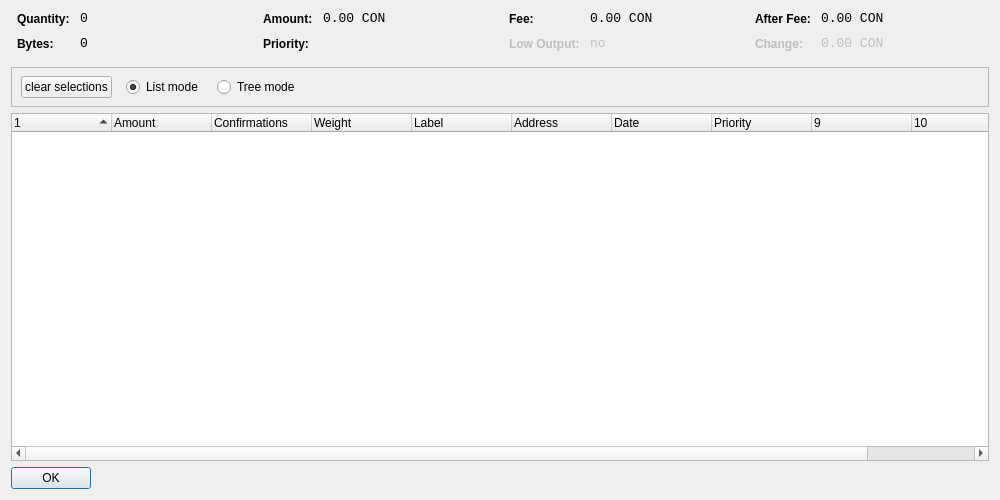
<?xml version="1.0" encoding="UTF-8"?>
<ui version="4.0">
 <class>CoinControlDialog</class>
 <widget class="QDialog" name="CoinControlDialog">
  <property name="geometry">
   <rect>
    <x>0</x>
    <y>0</y>
    <width>1000</width>
    <height>500</height>
   </rect>
  </property>
  <property name="windowTitle">
   <string>Coin Control</string>
  </property>
  <layout class="QVBoxLayout" name="verticalLayout">
   <item>
    <layout class="QHBoxLayout" name="horizontalLayoutTop" stretch="0,0,0,0">
     <property name="topMargin">
      <number>0</number>
     </property>
     <property name="bottomMargin">
      <number>10</number>
     </property>
     <item>
      <layout class="QFormLayout" name="formLayoutCoinControl1">
       <property name="horizontalSpacing">
        <number>10</number>
       </property>
       <property name="verticalSpacing">
        <number>10</number>
       </property>
       <property name="leftMargin">
        <number>6</number>
       </property>
       <property name="rightMargin">
        <number>6</number>
       </property>
       <item row="0" column="0">
        <widget class="QLabel" name="labelCoinControlQuantityText">
         <property name="styleSheet">
          <string notr="true">font-weight:bold;</string>
         </property>
         <property name="text">
          <string>Quantity:</string>
         </property>
        </widget>
       </item>
       <item row="0" column="1">
        <widget class="QLabel" name="labelCoinControlQuantity">
         <property name="font">
          <font>
           <family>Monospace</family>
           <pointsize>10</pointsize>
          </font>
         </property>
         <property name="cursor">
          <cursorShape>IBeamCursor</cursorShape>
         </property>
         <property name="contextMenuPolicy">
          <enum>Qt::ActionsContextMenu</enum>
         </property>
         <property name="text">
          <string notr="true">0</string>
         </property>
         <property name="textInteractionFlags">
          <set>Qt::LinksAccessibleByMouse|Qt::TextSelectableByKeyboard|Qt::TextSelectableByMouse</set>
         </property>
        </widget>
       </item>
       <item row="1" column="0">
        <widget class="QLabel" name="labelCoinControlBytesText">
         <property name="styleSheet">
          <string notr="true">font-weight:bold;</string>
         </property>
         <property name="text">
          <string>Bytes:</string>
         </property>
        </widget>
       </item>
       <item row="1" column="1">
        <widget class="QLabel" name="labelCoinControlBytes">
         <property name="font">
          <font>
           <family>Monospace</family>
           <pointsize>10</pointsize>
          </font>
         </property>
         <property name="cursor">
          <cursorShape>IBeamCursor</cursorShape>
         </property>
         <property name="contextMenuPolicy">
          <enum>Qt::ActionsContextMenu</enum>
         </property>
         <property name="text">
          <string notr="true">0</string>
         </property>
         <property name="textInteractionFlags">
          <set>Qt::LinksAccessibleByMouse|Qt::TextSelectableByKeyboard|Qt::TextSelectableByMouse</set>
         </property>
        </widget>
       </item>
      </layout>
     </item>
     <item>
      <layout class="QFormLayout" name="formLayoutCoinControl2">
       <property name="horizontalSpacing">
        <number>10</number>
       </property>
       <property name="verticalSpacing">
        <number>10</number>
       </property>
       <property name="leftMargin">
        <number>6</number>
       </property>
       <property name="rightMargin">
        <number>6</number>
       </property>
       <item row="0" column="0">
        <widget class="QLabel" name="labelCoinControlAmountText">
         <property name="styleSheet">
          <string notr="true">font-weight:bold;</string>
         </property>
         <property name="text">
          <string>Amount:</string>
         </property>
        </widget>
       </item>
       <item row="0" column="1">
        <widget class="QLabel" name="labelCoinControlAmount">
         <property name="font">
          <font>
           <family>Monospace</family>
           <pointsize>10</pointsize>
          </font>
         </property>
         <property name="cursor">
          <cursorShape>IBeamCursor</cursorShape>
         </property>
         <property name="contextMenuPolicy">
          <enum>Qt::ActionsContextMenu</enum>
         </property>
         <property name="text">
          <string notr="true">0.00 CON</string>
         </property>
         <property name="textInteractionFlags">
          <set>Qt::LinksAccessibleByMouse|Qt::TextSelectableByKeyboard|Qt::TextSelectableByMouse</set>
         </property>
        </widget>
       </item>
       <item row="1" column="0">
        <widget class="QLabel" name="labelCoinControlPriorityText">
         <property name="styleSheet">
          <string notr="true">font-weight:bold;</string>
         </property>
         <property name="text">
          <string>Priority:</string>
         </property>
        </widget>
       </item>
       <item row="1" column="1">
        <widget class="QLabel" name="labelCoinControlPriority">
         <property name="font">
          <font>
           <family>Monospace</family>
           <pointsize>10</pointsize>
          </font>
         </property>
         <property name="cursor">
          <cursorShape>IBeamCursor</cursorShape>
         </property>
         <property name="contextMenuPolicy">
          <enum>Qt::ActionsContextMenu</enum>
         </property>
         <property name="text">
          <string/>
         </property>
         <property name="textInteractionFlags">
          <set>Qt::LinksAccessibleByMouse|Qt::TextSelectableByKeyboard|Qt::TextSelectableByMouse</set>
         </property>
        </widget>
       </item>
      </layout>
     </item>
     <item>
      <layout class="QFormLayout" name="formLayoutCoinControl3">
       <property name="horizontalSpacing">
        <number>10</number>
       </property>
       <property name="verticalSpacing">
        <number>10</number>
       </property>
       <property name="leftMargin">
        <number>6</number>
       </property>
       <property name="rightMargin">
        <number>6</number>
       </property>
       <item row="0" column="0">
        <widget class="QLabel" name="labelCoinControlFeeText">
         <property name="styleSheet">
          <string notr="true">font-weight:bold;</string>
         </property>
         <property name="text">
          <string>Fee:</string>
         </property>
        </widget>
       </item>
       <item row="0" column="1">
        <widget class="QLabel" name="labelCoinControlFee">
         <property name="font">
          <font>
           <family>Monospace</family>
           <pointsize>10</pointsize>
          </font>
         </property>
         <property name="cursor">
          <cursorShape>IBeamCursor</cursorShape>
         </property>
         <property name="contextMenuPolicy">
          <enum>Qt::ActionsContextMenu</enum>
         </property>
         <property name="text">
          <string notr="true">0.00 CON</string>
         </property>
         <property name="textInteractionFlags">
          <set>Qt::LinksAccessibleByMouse|Qt::TextSelectableByKeyboard|Qt::TextSelectableByMouse</set>
         </property>
        </widget>
       </item>
       <item row="1" column="0">
        <widget class="QLabel" name="labelCoinControlLowOutputText">
         <property name="enabled">
          <bool>false</bool>
         </property>
         <property name="styleSheet">
          <string notr="true">font-weight:bold;</string>
         </property>
         <property name="text">
          <string>Low Output:</string>
         </property>
        </widget>
       </item>
       <item row="1" column="1">
        <widget class="QLabel" name="labelCoinControlLowOutput">
         <property name="enabled">
          <bool>false</bool>
         </property>
         <property name="font">
          <font>
           <family>Monospace</family>
           <pointsize>10</pointsize>
          </font>
         </property>
         <property name="cursor">
          <cursorShape>IBeamCursor</cursorShape>
         </property>
         <property name="contextMenuPolicy">
          <enum>Qt::ActionsContextMenu</enum>
         </property>
         <property name="text">
          <string notr="true">no</string>
         </property>
         <property name="textInteractionFlags">
          <set>Qt::LinksAccessibleByMouse|Qt::TextSelectableByKeyboard|Qt::TextSelectableByMouse</set>
         </property>
        </widget>
       </item>
      </layout>
     </item>
     <item>
      <layout class="QFormLayout" name="formLayoutCoinControl4">
       <property name="horizontalSpacing">
        <number>10</number>
       </property>
       <property name="verticalSpacing">
        <number>10</number>
       </property>
       <property name="leftMargin">
        <number>6</number>
       </property>
       <property name="rightMargin">
        <number>6</number>
       </property>
       <item row="0" column="0">
        <widget class="QLabel" name="labelCoinControlAfterFeeText">
         <property name="styleSheet">
          <string notr="true">font-weight:bold;</string>
         </property>
         <property name="text">
          <string>After Fee:</string>
         </property>
        </widget>
       </item>
       <item row="0" column="1">
        <widget class="QLabel" name="labelCoinControlAfterFee">
         <property name="font">
          <font>
           <family>Monospace</family>
           <pointsize>10</pointsize>
          </font>
         </property>
         <property name="cursor">
          <cursorShape>IBeamCursor</cursorShape>
         </property>
         <property name="contextMenuPolicy">
          <enum>Qt::ActionsContextMenu</enum>
         </property>
         <property name="text">
          <string notr="true">0.00 CON</string>
         </property>
         <property name="textInteractionFlags">
          <set>Qt::LinksAccessibleByMouse|Qt::TextSelectableByKeyboard|Qt::TextSelectableByMouse</set>
         </property>
        </widget>
       </item>
       <item row="1" column="0">
        <widget class="QLabel" name="labelCoinControlChangeText">
         <property name="enabled">
          <bool>false</bool>
         </property>
         <property name="styleSheet">
          <string notr="true">font-weight:bold;</string>
         </property>
         <property name="text">
          <string>Change:</string>
         </property>
        </widget>
       </item>
       <item row="1" column="1">
        <widget class="QLabel" name="labelCoinControlChange">
         <property name="enabled">
          <bool>false</bool>
         </property>
         <property name="font">
          <font>
           <family>Monospace</family>
           <pointsize>10</pointsize>
          </font>
         </property>
         <property name="cursor">
          <cursorShape>IBeamCursor</cursorShape>
         </property>
         <property name="contextMenuPolicy">
          <enum>Qt::ActionsContextMenu</enum>
         </property>
         <property name="text">
          <string notr="true">0.00 CON</string>
         </property>
         <property name="textInteractionFlags">
          <set>Qt::LinksAccessibleByMouse|Qt::TextSelectableByKeyboard|Qt::TextSelectableByMouse</set>
         </property>
        </widget>
       </item>
      </layout>
     </item>
    </layout>
   </item>
   <item>
    <widget class="QFrame" name="frame">
     <property name="minimumSize">
      <size>
       <width>0</width>
       <height>40</height>
      </size>
     </property>
     <property name="frameShape">
      <enum>QFrame::StyledPanel</enum>
     </property>
     <property name="frameShadow">
      <enum>QFrame::Sunken</enum>
     </property>
     <widget class="QWidget" name="horizontalLayoutWidget">
      <property name="geometry">
       <rect>
        <x>10</x>
        <y>0</y>
        <width>781</width>
        <height>41</height>
       </rect>
      </property>
      <layout class="QHBoxLayout" name="horizontalLayoutPanel" stretch="0,0,0,0,0">
       <property name="spacing">
        <number>14</number>
       </property>
       <item>
        <widget class="QPushButton" name="pushButtonSelectAll">
         <property name="sizePolicy">
          <sizepolicy hsizetype="Maximum" vsizetype="Fixed">
           <horstretch>0</horstretch>
           <verstretch>0</verstretch>
          </sizepolicy>
         </property>
         <property name="text">
          <string>clear selections</string>
         </property>
        </widget>
       </item>
       <item>
        <widget class="QRadioButton" name="radioListMode">
         <property name="sizePolicy">
          <sizepolicy hsizetype="Maximum" vsizetype="Fixed">
           <horstretch>0</horstretch>
           <verstretch>0</verstretch>
          </sizepolicy>
         </property>
         <property name="text">
          <string>List mode</string>
         </property>
         <property name="checked">
          <bool>true</bool>
         </property>
        </widget>
       </item>
       <item>
        <widget class="QRadioButton" name="radioTreeMode">
         <property name="sizePolicy">
          <sizepolicy hsizetype="Maximum" vsizetype="Fixed">
           <horstretch>0</horstretch>
           <verstretch>0</verstretch>
          </sizepolicy>
         </property>
         <property name="text">
          <string>Tree mode</string>
         </property>
        </widget>
       </item>
       <item>
        <spacer name="horizontalSpacer">
         <property name="orientation">
          <enum>Qt::Horizontal</enum>
         </property>
         <property name="sizeHint" stdset="0">
          <size>
           <width>40</width>
           <height>20</height>
          </size>
         </property>
        </spacer>
       </item>
      </layout>
     </widget>
    </widget>
   </item>
   <item>
    <widget class="CoinControlTreeWidget" name="treeWidget">
     <property name="contextMenuPolicy">
      <enum>Qt::CustomContextMenu</enum>
     </property>
     <property name="sortingEnabled">
      <bool>false</bool>
     </property>
     <property name="columnCount">
      <number>11</number>
     </property>
     <attribute name="headerShowSortIndicator" stdset="0">
      <bool>true</bool>
     </attribute>
     <attribute name="headerStretchLastSection">
      <bool>false</bool>
     </attribute>
     <column>
      <property name="text">
       <string/>
      </property>
     </column>
     <column>
      <property name="text">
       <string>Amount</string>
      </property>
     </column>

     <column>
      <property name="text">
       <string>Confirmations</string>
      </property>
      <property name="toolTip">
       <string>Confirmed</string>
      </property>
     </column>

     <column>
      <property name="text">
       <string>Weight</string>
      </property>
     </column>
     <column>
      <property name="text">
       <string>Label</string>
      </property>
     </column>
     <column>
      <property name="text">
       <string>Address</string>
      </property>
     </column>
	 
     <column>
      <property name="text">
       <string>Date</string>
      </property>
     </column>
	 
     
	 
     <column>
      <property name="text">
       <string>Priority</string>
      </property>
     </column>
     <column>
      <property name="text">
       <string/>
      </property>
     </column>
     <column>
      <property name="text">
       <string/>
      </property>
     </column>
     <column>
      <property name="text">
       <string/>
      </property>
     </column>
     <column>
      <property name="text">
       <string/>
      </property>
     </column>
    </widget>
   </item>
   <item>
    <widget class="QDialogButtonBox" name="buttonBox">
     <property name="sizePolicy">
      <sizepolicy hsizetype="Maximum" vsizetype="Fixed">
       <horstretch>0</horstretch>
       <verstretch>0</verstretch>
      </sizepolicy>
     </property>
     <property name="orientation">
      <enum>Qt::Horizontal</enum>
     </property>
     <property name="standardButtons">
      <set>QDialogButtonBox::Ok</set>
     </property>
    </widget>
   </item>
  </layout>
 </widget>
 <customwidgets>
  <customwidget>
   <class>CoinControlTreeWidget</class>
   <extends>QTreeWidget</extends>
   <header>coincontroltreewidget.h</header>
  </customwidget>
 </customwidgets>
 <resources/>
 <connections/>
</ui>
